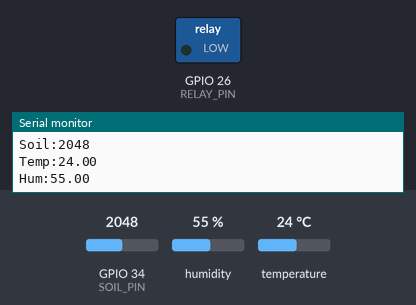
The sketch below on a simulated ESP32. Shown: switched loads named in the sketch (green lamp = pin HIGH), the last lines printed to the serial monitor. The test bench sets the inputs (shaded band); at power-on: GPIO 34 (SOIL_PIN) = 2048, humidity 55 %, temperature 24 °C.

Above: at 2.8 s.
2.9 s: GPIO 34 (SOIL_PIN) set to 2939
5.6 s: GPIO 34 (SOIL_PIN) set to 3046
At 7.1 s:
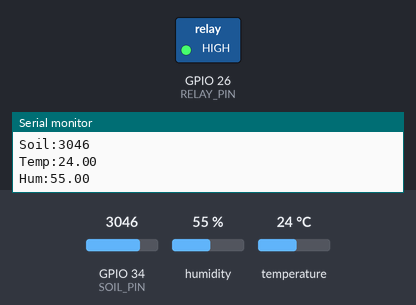
8.3 s: GPIO 34 (SOIL_PIN) set to 2960
At 10.6 s:
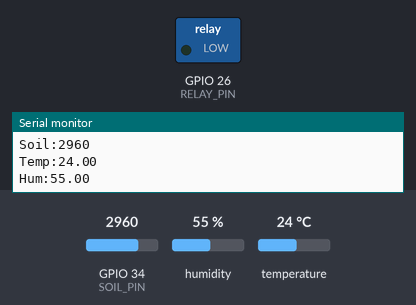
11.5 s: GPIO 34 (SOIL_PIN) set to 3040
At 12.3 s:
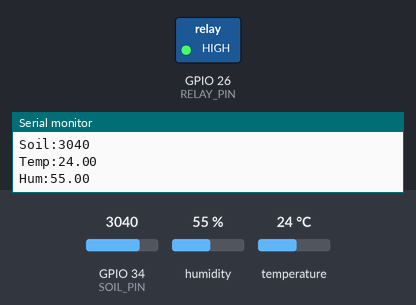
Timing chart, 0 to 14.5 s (numbered marks = the images above; inputs shaded):
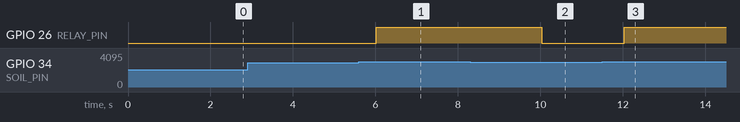

The sketch:

agriculture.ino
```cpp
#include "DHT.h"

#define DHTPIN 4
#define DHTTYPE DHT22
#define SOIL_PIN 34
#define RELAY_PIN 26

DHT dht(DHTPIN, DHTTYPE);

void setup() {
  Serial.begin(9600);
  dht.begin();
  pinMode(RELAY_PIN, OUTPUT);
}

void loop() {
  int soilValue = analogRead(SOIL_PIN);
  float temperature = dht.readTemperature();
  float humidity = dht.readHumidity();

  Serial.print("Soil:");
  Serial.println(soilValue);
  Serial.print("Temp:");
  Serial.println(temperature);
  Serial.print("Hum:");
  Serial.println(humidity);

  if (soilValue > 3000) {
    digitalWrite(RELAY_PIN, HIGH);
  } else {
    digitalWrite(RELAY_PIN, LOW);
  }

  delay(2000);
}
```

Measured:
- the behaviour switches between 3000 and 3001 on GPIO 34 (SOIL_PIN) (found by bisection; images 0 and 1)
- after the input at 5.6 s, GPIO 26 (RELAY_PIN): LOW → HIGH after 0.42 s
- after the input at 8.3 s, GPIO 26 (RELAY_PIN): HIGH → LOW after 1.7 s
- after the input at 11.5 s, GPIO 26 (RELAY_PIN): LOW → HIGH after 0.54 s
